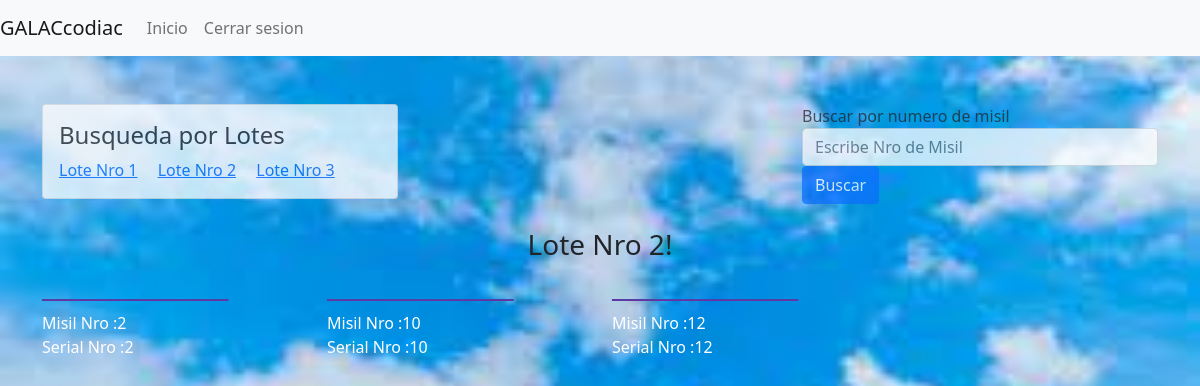
Page /misil/lsiatr_l2/ (signed in) on the committed database.
### almacenApp/models.py (models this page shows, shortened)
class DetallesExtras(models.Model):
	relacion = models.OneToOneField(Misil ,  on_delete=models.CASCADE)
	serial  = models.IntegerField(unique=True)
	numero_fabricacion = models.IntegerField()
	lote_relacion =  models.ForeignKey(Lote ,  on_delete=models.CASCADE)
	condicion = models.ForeignKey(Condicion ,  on_delete=models.CASCADE)
	fecha_vencimiento = models.DateTimeField()
	fecha_ultimo_mantenimiento= models.DateTimeField()
	fecha_ultima_comprobacion = models.DateTimeField()
	descripcion = models.TextField(max_length=250)
	imagen1 = models.ImageField(upload_to='imagenes/')
	imagen2 = models.ImageField(upload_to='imagenes/')
	imagen3 = models.ImageField(upload_to='imagenes/')

class Misil(models.Model):
	numero_misil = models.IntegerField(unique=True)
	version  = models.CharField(error_messages={'unique': 'Prueba de error.'}, max_length=100)
	fecha_creacion = models.DateTimeField()
	peso = models.CharField(max_length=100)
	velocidad = models.CharField(max_length=100)
	diametro_cuerpo = models.CharField(max_length=100)
	largo = models.CharField(max_length=100)
	alcance_max =  models.CharField(max_length=100)
	masa_combustible = models.CharField(max_length=100)
	masa_sustancia_explosiva = models.CharField(max_length=100)
	fecha_creacionde_registro= models.DateTimeField(auto_now_add=True)

### almacenApp/views.py (the view)
# urls.py: path('lsiatr_l2/', listar_lote2.as_view() , name="lsiatr_l2"),
class listar_lote2(LoginRequiredMixin  , ListView):
	model = DetallesExtras
	template_name = "misil/lista_misiles_lote2.html"
	def get_queryset(self):
		query= self.model.objects.filter(lote_relacion=2)
		return query

### almacenApp/templatetags/auth_extras.py (called while the page is built)
@register.filter(name='has_group')
def has_group(user, group_name):
    group = Group.objects.get(name='Administrador')
    return True if group in user.groups.all() else False

### templates/misil/lista_misiles_lote2.html (shortened to what this page needs)
{% load static %}
{% load auth_extras %}
<!DOCTYPE html>
<html lang="en">
<head>
    <link rel="stylesheet" href=" {% static 'css/bootstrap.min.css' %}">
    <link rel="stylesheet" href=" {% static 'css/estilos.css' %}">
</head>
<body background="image1.jpg">
    <nav class="navbar navbar-expand-lg navbar-light bg-light">
        <a class="navbar-brand" href="#">GALACcodiac</a>
        <div class="collapse navbar-collapse" id="navbarSupportedContent">
          <ul class="navbar-nav mr-auto">
            <li class="nav-item active">
              <li class="nav-item">
                <a class="nav-link align-self-end" href="{% url 'almacenApp:lista_m'%}">Inicio</a>
              </li>
              {% if  request.user.is_authenticated %}
        <li class="nav-item">
          <a class="nav-link align-self-end" href="{% url 'logout'%}">Cerrar sesion</a>
        </li>
        {% endif %}
        </div>
      </nav>
<br>
<br>
<div class="opacity-75">
  <div class="container">
      <div class="row">
          <div class="col-md-4"  >
            <div class="card">
              <div class="card-body">
                <h4 class="card-title">Busqueda por Lotes</h4>
                <a href="{% url 'almacenApp:lsiatr_l1' %}" class="card-link">Lote Nro 1</a>
                <a href="{% url 'almacenApp:lsiatr_l2' %}" class="card-link">Lote Nro 2</a>
                <a href="{% url 'almacenApp:lsiatr_l3' %}" class="card-link">Lote Nro 3</a>
              </div>
            </div>
          </div>
          <div class="col-md-4"  >
          </div>
          <div class="col-md-4">
            <form method="GET" action="{% url 'almacenApp:get_misil_number1'%}">
              <fieldset >
                <div class="form-group">
                  <label for="disabledTextInput">Buscar por numero de misil</label>
                  <input type="number" id="disabledTextInput" name="prueba" class="form-control" placeholder="Escribe Nro de Misil">
                </div>
              </fieldset>
              <button type="submit" class="btn btn-primary" style="color: white;">Buscar</button>
            </form>
          </div>
      </div>
  </div>
  </div>
<br>
<h3 style="text-align: center;">Lote Nro 2!</h3>
{% if object_list %}
<div class="container">
<div class="row">
  {% for dato in object_list  %}
    <div class="col-md-3">
        <a href="{% url 'almacenApp:detalle_m' dato.relacion.id%}">
        <h3 style="color:rebeccapurple;">_______________</h3>
        <label for="" style="color: white;" >Misil Nro :{{dato.relacion.numero_misil}}  </label>
        <br>
        <label for="" style="color: white;">Serial Nro :{{dato.serial}} </label>
    </a>
    </div>
  {% endfor%}
</div>
</div>
{% endif %}
</body>
</html>

### static/css/estilos.css (style rules this page uses)
body { height: 5000%; background-image: url("../images/cielo.jpg"); background-size: cover; background-repeat:no-repeat; background-position: center center; }

### rows in the picture
DetallesExtras: relacion.numero_misil "2", serial "2"
DetallesExtras: relacion.numero_misil "10", serial "10"
DetallesExtras: relacion.numero_misil "12", serial "12"
